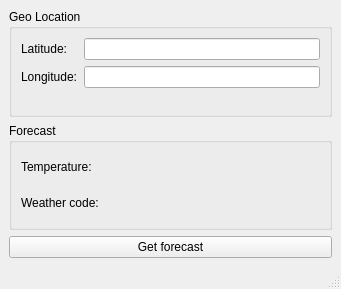
<?xml version="1.0" encoding="UTF-8"?>
<ui version="4.0">
 <class>MainWindow</class>
 <widget class="QMainWindow" name="MainWindow">
  <property name="geometry">
   <rect>
    <x>0</x>
    <y>0</y>
    <width>341</width>
    <height>289</height>
   </rect>
  </property>
  <property name="windowTitle">
   <string>Weather</string>
  </property>
  <widget class="QWidget" name="centralwidget">
   <layout class="QVBoxLayout" name="verticalLayout">
    <item>
     <widget class="QGroupBox" name="boxGeoLocation">
      <property name="title">
       <string>Geo Location</string>
      </property>
      <layout class="QFormLayout" name="formLayout">
       <item row="0" column="0">
        <widget class="QLabel" name="lblLatitude">
         <property name="text">
          <string>Latitude:</string>
         </property>
        </widget>
       </item>
       <item row="0" column="1">
        <widget class="QLineEdit" name="editLatitude"/>
       </item>
       <item row="1" column="0">
        <widget class="QLabel" name="lblLongitude">
         <property name="text">
          <string>Longitude:</string>
         </property>
        </widget>
       </item>
       <item row="1" column="1">
        <widget class="QLineEdit" name="editLongitude"/>
       </item>
      </layout>
     </widget>
    </item>
    <item>
     <widget class="QGroupBox" name="boxForecast">
      <property name="title">
       <string>Forecast</string>
      </property>
      <layout class="QVBoxLayout" name="verticalLayout_2">
       <item>
        <widget class="QLabel" name="lblTemperature">
         <property name="text">
          <string>Temperature:</string>
         </property>
        </widget>
       </item>
       <item>
        <widget class="QLabel" name="lblWeatherCode">
         <property name="text">
          <string>Weather code:</string>
         </property>
        </widget>
       </item>
      </layout>
     </widget>
    </item>
    <item>
     <widget class="QPushButton" name="btnGetForecast">
      <property name="text">
       <string>Get forecast</string>
      </property>
     </widget>
    </item>
   </layout>
  </widget>
  <widget class="QMenuBar" name="menubar">
   <property name="geometry">
    <rect>
     <x>0</x>
     <y>0</y>
     <width>341</width>
     <height>22</height>
    </rect>
   </property>
  </widget>
  <widget class="QStatusBar" name="statusbar"/>
 </widget>
 <resources/>
 <connections/>
</ui>
